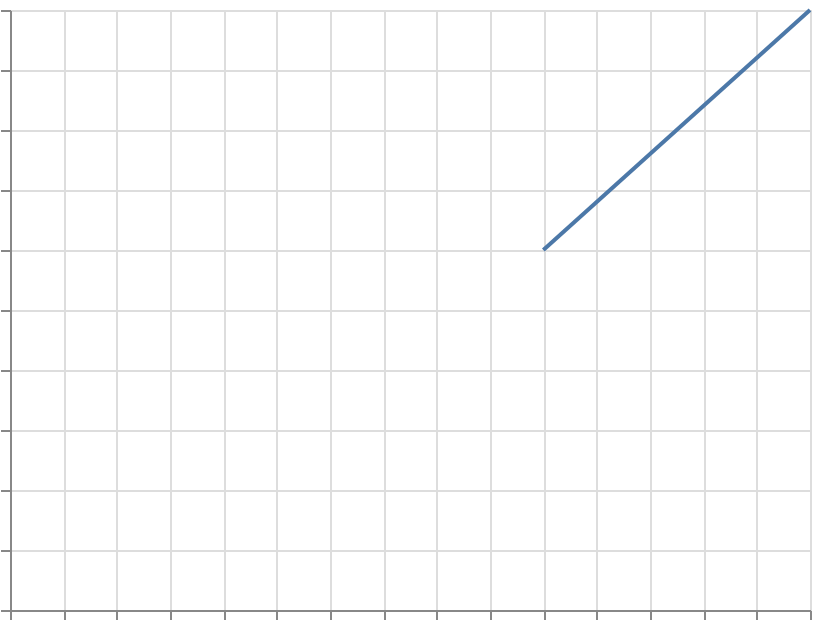

Specify this chart in Vega-Lite:
### Vega-Lite specification from a JSON file in a GitHub repository (floating-point values rounded to 4 significant figures)
{"$schema": "https://vega.github.io/schema/vega-lite/v6.json", "width": 400, "height": 300, "padding": 5, "autosize": "none", "data": {"name": "table", "values": [{"x": 1, "y": 2}, {"x": 2, "y": null}, {"x": 3, "y": 3}, {"x": 4, "y": 5}]}, "mark": "line", "encoding": {"x": {"field": "x", "type": "quantitative"}, "y": {"field": "y", "type": "quantitative"}}}
